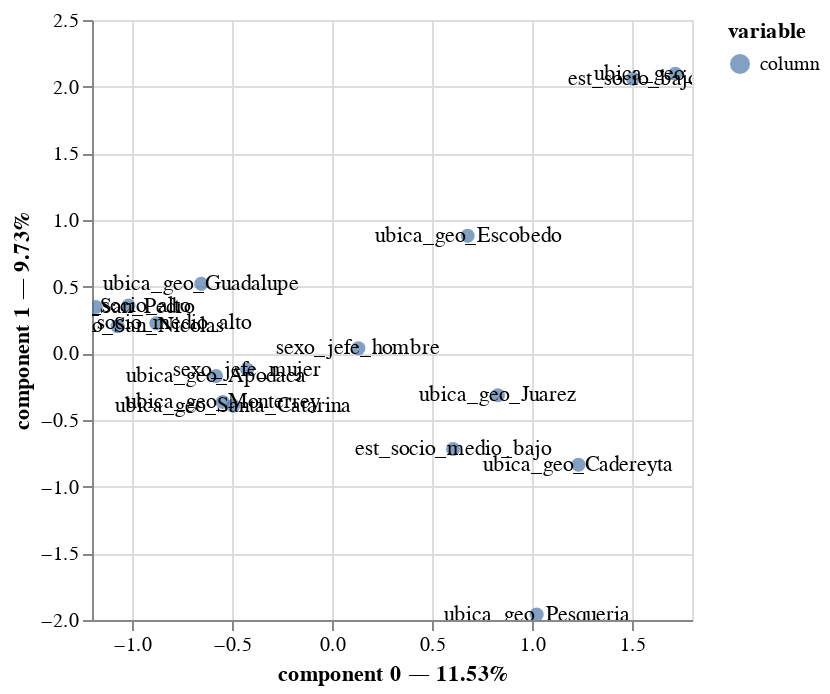

Notebook source saved alongside this figure:
### Code cell
# Creación de instancia del modelo
mca = prince.MCA(n_components = 2)
# Ajuste del modelo a los datos
mca = mca.fit(df[var_cat])
# Crea gráfico
ax = mca.plot(df[var_cat], show_column_labels=True, show_row_markers=False)
ax

### Figure 1 — Vega-Lite specification as saved in the notebook (floating-point values rounded to 4 significant figures)
{"config": {"view": {"continuousWidth": 300, "continuousHeight": 300}}, "layer": [{"mark": {"type": "circle", "size": 50}, "encoding": {"color": {"field": "variable", "type": "nominal"}, "tooltip": [{"field": "variable", "type": "nominal"}, {"field": "value", "type": "nominal"}, {"field": "component 0", "type": "quantitative"}, {"field": "component 1", "type": "quantitative"}], "x": {"axis": {"title": "component 0 — 11.53%"}, "field": "component 0", "scale": {"zero": false}, "type": "quantitative"}, "y": {"axis": {"title": "component 1 — 9.73%"}, "field": "component 1", "scale": {"zero": false}, "type": "quantitative"}}, "name": "view_2"}, {"mark": {"type": "text"}, "encoding": {"text": {"field": "label", "type": "nominal"}, "x": {"axis": {"title": "component 0 — 11.53%"}, "field": "component 0", "scale": {"zero": false}, "type": "quantitative"}, "y": {"axis": {"title": "component 1 — 9.73%"}, "field": "component 1", "scale": {"zero": false}, "type": "quantitative"}}}], "data": {"name": "data-b11c96c453779ac14b2a9f0ed47c81d9"}, "params": [{"name": "param_2", "select": {"type": "interval", "encodings": ["x", "y"]}, "bind": "scales", "views": ["view_2"]}], "$schema": "https://vega.github.io/schema/vega-lite/v5.16.3.json", "datasets": {"data-b11c96c453779ac14b2a9f0ed47c81d9": [{"component 0": -1.018, "component 1": 0.3573, "variable": "column", "value": "est_socio_alto", "label": "est_socio_alto"}, {"component 0": 1.504, "component 1": 2.059, "variable": "column", "value": "est_socio_bajo", "label": "est_socio_bajo"}, {"component 0": -0.8779, "component 1": 0.2251, "variable": "column", "value": "est_socio_medio_alto", "label": "est_socio_medio_alto"}, {"component 0": 0.6054, "component 1": -0.7174, "variable": "column", "value": "est_socio_medio_bajo", "label": "est_socio_medio_bajo"}, {"component 0": 0.1315, "component 1": 0.03762, "variable": "column", "value": "sexo_jefe_hombre", "label": "sexo_jefe_hombre"}, {"component 0": -0.4241, "component 1": -0.1213, "variable": "column", "value": "sexo_jefe_mujer", "label": "sexo_jefe_mujer"}, {"component 0": -0.5798, "component 1": -0.1704, "variable": "column", "value": "ubica_geo_Apodaca", "label": "ubica_geo_Apodaca"}, {"component 0": 1.232, "component 1": -0.8357, "variable": "column", "value": "ubica_geo_Cadereyta", "label": "ubica_geo_Cadereyta"}, {"component 0": 0.6784, "component 1": 0.8814, "variable": "column", "value": "ubica_geo_Escobedo", "label": "ubica_geo_Escobedo"}, {"component 0": 1.717, "component 1": 2.097, "variable": "column", "value": "ubica_geo_Garcia", "label": "ubica_geo_Garcia"}, {"component 0": -0.6536, "component 1": 0.5213, "variable": "column", "value": "ubica_geo_Guadalupe", "label": "ubica_geo_Guadalupe"}, {"component 0": 0.8291, "component 1": -0.3145, "variable": "column", "value": "ubica_geo_Juarez", "label": "ubica_geo_Juarez"}, {"component 0": -0.5464, "component 1": -0.3646, "variable": "column", "value": "ubica_geo_Monterrey", "label": "ubica_geo_Monterrey"}, {"component 0": 1.023, "component 1": -1.959, "variable": "column", "value": "ubica_geo_Pesqueria", "label": "ubica_geo_Pesqueria"}, {"component 0": -1.072, "component 1": 0.2035, "variable": "column", "value": "ubica_geo_San_Nicolas", "label": "ubica_geo_San_Nicolas"}, {"component 0": -1.181, "component 1": 0.3471, "variable": "column", "value": "ubica_geo_San_Pedro", "label": "ubica_geo_San_Pedro"}, {"component 0": -0.494, "component 1": -0.3927, "variable": "column", "value": "ubica_geo_Santa_Catarina", "label": "ubica_geo_Santa_Catarina"}]}}
